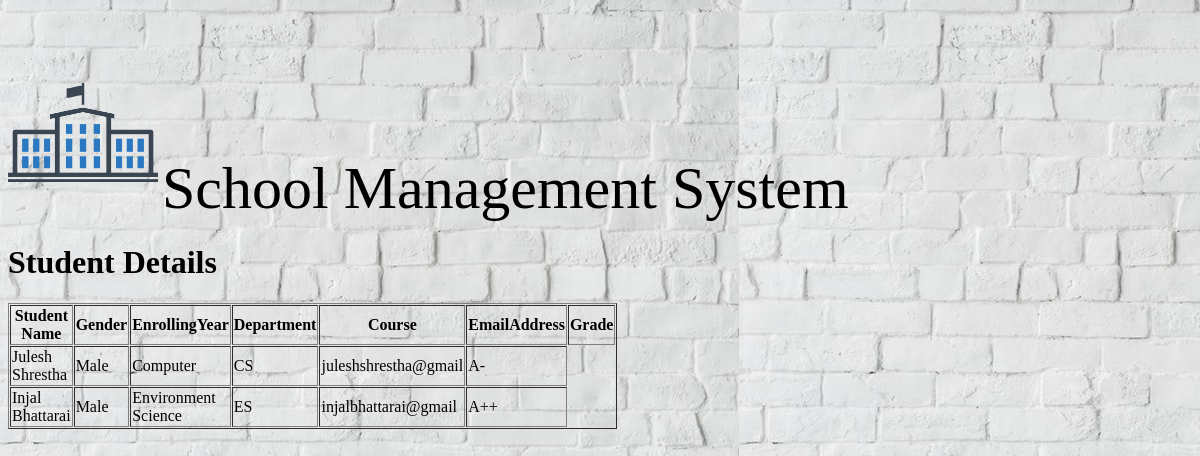
Page /studentDetails2.php on the committed database.
### tables this page shows
CREATE TABLE `student` (
  `RegNo` int(11) NOT NULL,
  `Name` varchar(20) NOT NULL,
  `Address` varchar(20) NOT NULL,
  `Course` varchar(20) NOT NULL,
  `DOB` date NOT NULL,
  `PhoneNo` int(11) NOT NULL,
  `Gender` varchar(20) NOT NULL,
  `Grade` varchar(20) NOT NULL,
  `Department` varchar(20) NOT NULL,
  `EnrollingYear` int(11) NOT NULL,
  `EmailAddress` varchar(20) NOT NULL,
  `Fname` varchar(20) NOT NULL,
  `Lname` varchar(20) NOT NULL
);

### studentDetails2.php (the view, shortened to what this page needs)
<?php
$con =mysqli_connect('127.0.0.1','root','');
mysqli_select_db($con,'studentregistration');
$sql="SELECT * From student";
$record=mysqli_query($con,$sql);
?>
<!DOCTYPE html>
<html>
<head>
	<link rel="stylesheet" type="text/css" href="style.css">
</head>
<body background="wall.jpg">
	<img src="logo.jpg" height="150" width="150" style="padding-top:50px;" alt="School Management System"/>
		<a style="font-size: 60px; padding-bottom:0px;">School Management System</a>
<h1>Student Details</h1>
<table width="600" border="1" cellpadding="1" cellspacing="1">
	<tr>
		<th>Student Name</th>
		<th>Gender</th>
		<th>EnrollingYear</th>
		<th>Department</th>
		<th>Course</th>
		<th>EmailAddress</th>
		<th>Grade</th>
	</tr>
<?php
	while ($student=mysqli_fetch_assoc($record)) {
		echo "<tr>";
		echo "<td>".$student['Name']."</td>";
		echo "<td>".$student['Gender']."</td>";
		echo "<td>".$student['Department']."</td>";
		echo "<td>".$student['Course']."</td>";
		echo "<td>".$student['EmailAddress']."</td>";
		echo "<td>".$student['Grade']."</td>";
		echo "</tr>";
	}
?>
</table>
</body>
</html>

### rows in the picture
student: Name "Julesh Shrestha", Gender "Male", Department "Computer", Course "CS", EmailAddress "juleshshrestha@gmail", Grade "A-"
student: Name "Injal Bhattarai", Gender "Male", Department "Environment Science", Course "ES", EmailAddress "injalbhattarai@gmail", Grade "A++"
